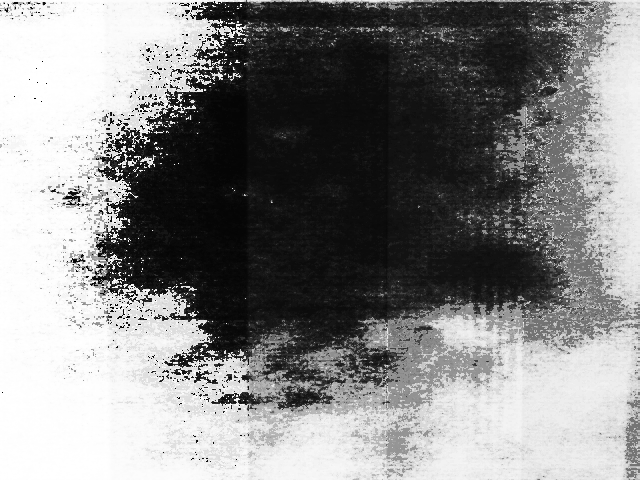
#> input picture Versuch2/data/korrigiertes_bild2.png, 640 x 480 px
$ python task3.4.py
#> lines starting #> are read from the running program, lines starting #| are printed output that depends on the picture
import numpy as np
import cv2

# -------- Aufgabe3.4 -------- #

# Vector um Grenz- und Breitenwert zu speichern
vec = np.zeros((5, 2))
crop = ["crop1", "crop2", "crop3", "crop4", "crop5"]

# Bild einlesen und in Schwarz - Weiß umwandeln
image = cv2.imread('data/korrigiertes_bild2.png', cv2.IMREAD_GRAYSCALE)
#> image is the input picture: shape (480, 640); min 0, max 255, mean 133.9

# Grenz- und Breitenwerte für Bild 1
vec[0, 0] = 0
vec[0, 1] = 105
# Grenz- und Breitenwerte für Bild 2
vec[1, 0] = 111
vec[1, 1] = 135
# Grenz- und Breitenwerte für Bild 3
vec[2, 0] = 249
vec[2, 1] = 137
# Grenz- und Breitenwerte für Bild 4
vec[3, 0] = 389
vec[3, 1] = 132
# Grenz- und Breitenwerte für Bild 5
vec[4, 0] = 529
vec[4, 1] = 111

# Auf alle 5 Dateien zugreifen
for z in range(1, 6):

    # Ab welchem Pixel in der Höhe y soll begonnen werden
    y = 0
    # Ab welchem Pixel in der Breite x soll begonnen werden
    x = int(vec[z-1, 0])
    # Wie tief soll der Pixel gehen in h
    h = 480
    # Wie breit soll der Pixel gehen in w
    w = int(vec[z-1, 1])

    # Schneiden des Bildes mit den Variablen von oben
    crop[z - 1] = image[y:y + h, x:x + w]
    # geschnittene Bilder anzeigen
    cv2.imshow("Crop" + str(z), crop[z - 1])
    # geschnittene Bilder exportieren
    cv2.imwrite("korrigiert" + str(z) + ".png", crop[z-1])
#> this loop made 5 passes
#> pass 1, `cv2.imshow("Crop" + str(z), crop[z - 1])`:
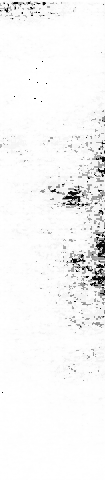
#> window 'Crop1': shape (480, 105); min 0, max 255, mean 245.7
#> pass 2, `cv2.imshow("Crop" + str(z), crop[z - 1])`:
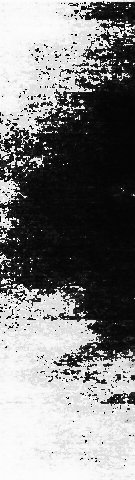
#> window 'Crop2': shape (480, 135); min 4, max 253, mean 127.3
#> after the loop, crop = 5 items

cv2.waitKey(0)
